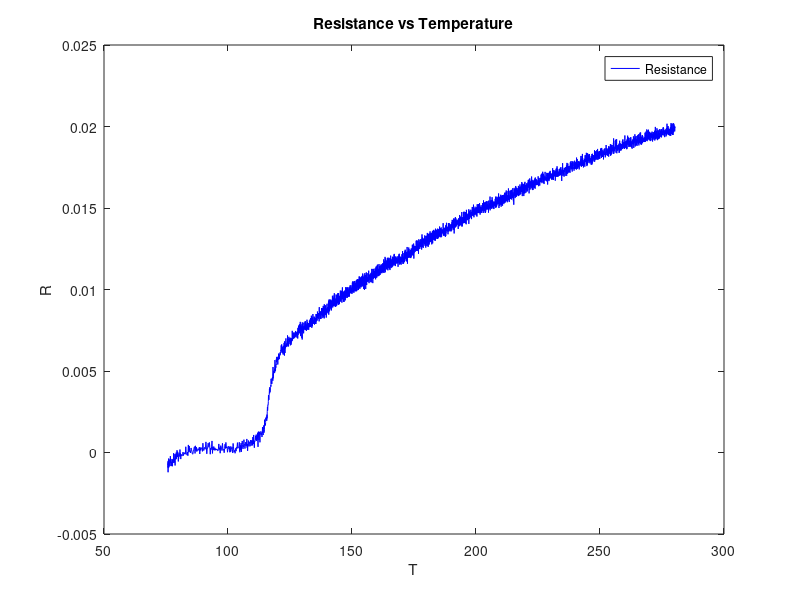

This chart was generated by the following MATLAB code:
% Plot the data for the fast heating of the superconductor
clear; close all; clc;

% import data
fastR=importdata('fastHeatR.csv');
fastV=importdata('fastHeatV.csv');

% Convert voltage to temperature
Voff=0.000366;
Vo=0.460024;
a0=-0.002698;
fastT=(fastV+Voff-Vo)./a0+273;

% initialize time array
time=linspace(0,100,length(fastR));

% plot the data
%plot(time,fastV,'r-',time,fastR,'b-',fastV,fastR,'k-')
figure
plot(fastT,fastR,'b-')
title('Resistance vs Temperature')
legend('Resistance')
xlabel('T')
ylabel('R')
